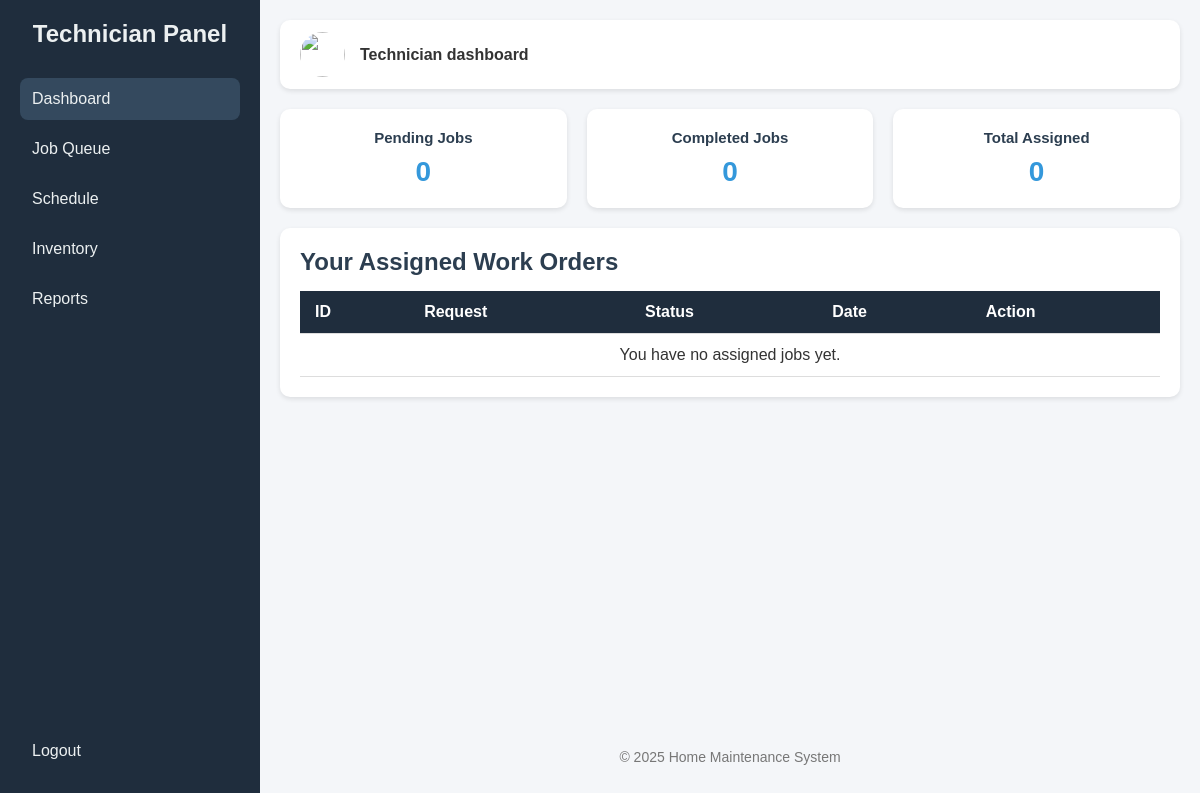
The page /tech/dashboard (signed in) on the database as committed earlier.
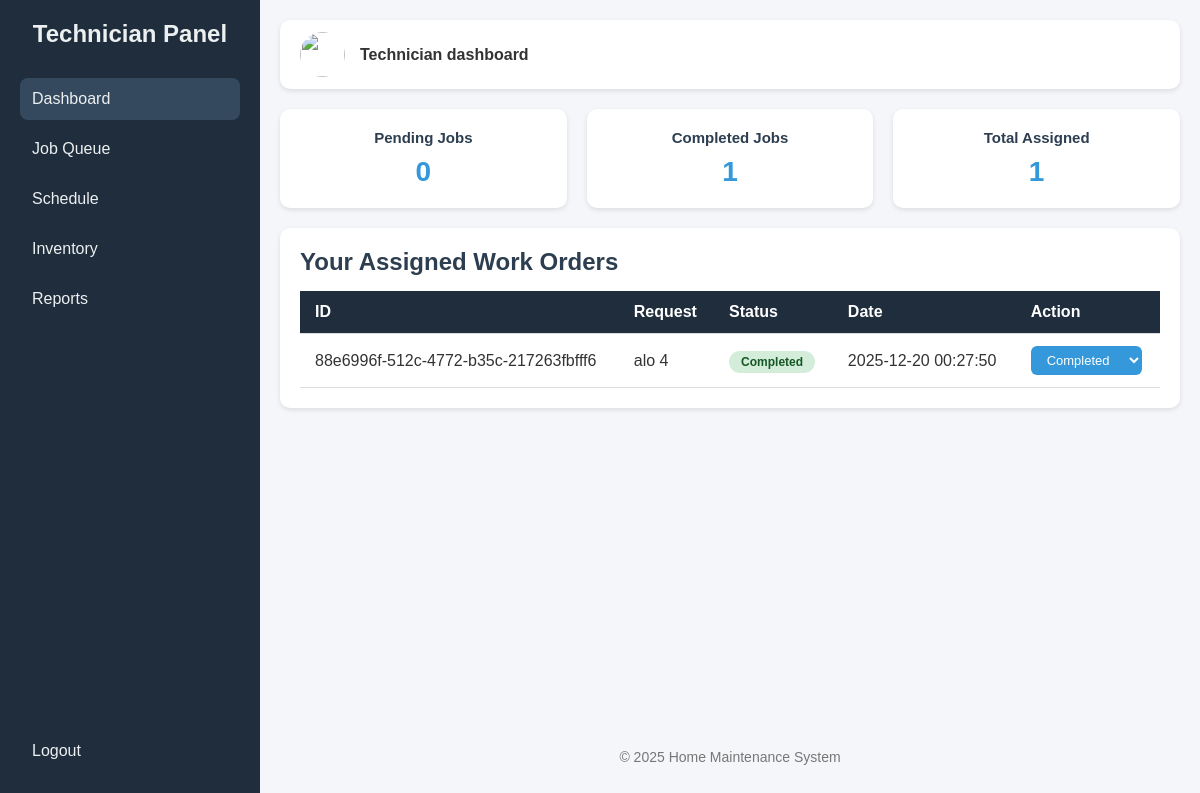
The same page on the database as committed later.
### tables this page shows
CREATE TABLE requests (
        id TEXT PRIMARY KEY,
        title TEXT,
        description TEXT,
        status TEXT,
        assigned_to TEXT,
        date TEXT,
        user_id TEXT,
        FOREIGN KEY(user_id) REFERENCES users(id),
        FOREIGN KEY(assigned_to) REFERENCES users(id)
    );

### app.py (the view)
@app.route('/tech/dashboard')
@login_Authentication
@Role_Authentication(['technician'])
def technician_dashboard():
    conn = get_db_connection()
    tech_id = session.get('User_id')
    total = conn.execute(
        "SELECT COUNT(*) FROM requests WHERE assigned_to = ?",
        (tech_id,)
    ).fetchone()[0]
    completed = conn.execute(
        "SELECT COUNT(*) FROM requests WHERE assigned_to = ? AND status = 'Completed'",
        (tech_id,)
    ).fetchone()[0]
    pending = conn.execute(
        "SELECT COUNT(*) FROM requests WHERE assigned_to = ? AND status = 'Pending'",
        (tech_id,)
    ).fetchone()[0]
    jobs = conn.execute("""
        SELECT id, title, status, date
        FROM requests
        WHERE assigned_to = ?
        ORDER BY date DESC
    """, (tech_id,)).fetchall()
    conn.close()
    return render_template(
        'tech_dashboard.html',
        total=total,
        completed=completed,
        pending=pending,
        jobs=jobs,
        active_page='dashboard'
    )

### app.py (called while the page is built)
def get_db_connection():
    conn = sqlite3.connect(DB_NAME)
    conn.row_factory = sqlite3.Row
    return conn

def login_Authentication(f):
    @wraps(f)
    def decorated_function(*args, **Kwargs):
        if 'User_id' not in session:
            flash('Please log in to access this page.')
            return redirect(url_for("login"))
        return f(*args, **Kwargs)
    return decorated_function

def Role_Authentication(allowed_roles):
    def decorator(f):
        @wraps(f)
        def decorated_function(*args, **Kwargs):
            if 'role' not in session:
                flash('Access denied. Please log in.')
                return redirect(url_for("login"))
            if session['role'] not in allowed_roles:
                flash('Access denied. Insufficient privileges.')
                return redirect(url_for("dashboard"))
            return f(*args, **Kwargs)
        return decorated_function
    return decorator

### templates/tech_dashboard.html (shortened to what this page needs)
<!DOCTYPE html>
<html lang="en">
<head>
</head>
<body>
<div class="sidebar">
    <div>
        <h2>Technician Panel</h2>
        <a href="{{ url_for('technician_dashboard') }}" class="{{ 'active' if active_page == 'dashboard' else '' }}">Dashboard</a>
        <a href="{{ url_for('tech_job_queue') }}" class="{{ 'active' if active_page == 'job_queue' else '' }}">Job Queue</a>
        <a href="{{ url_for('tech_schedule') }}" class="{{ 'active' if active_page == 'schedule' else '' }}">Schedule</a>
        <a href="{{ url_for('tech_inventory') }}" class="{{ 'active' if active_page == 'inventory' else '' }}">Inventory</a>
        <a href="{{ url_for('tech_reports') }}" class="{{ 'active' if active_page == 'reports' else '' }}">Reports</a>
    </div>
    <div>
        <a href="{{ url_for('logout') }}">Logout</a>
    </div>
</div>
<div class="main">
    <div class="top-bar">
        <div class="technician-info">
            <img src="https://cdn-icons-png.flaticon.com/512/4140/4140048.png" />
            <div>
                <strong> Technician dashboard </strong>
            </div>
        </div>
        </div>
    <div class="stats">
        <div class="card">
            <h3>Pending Jobs</h3>
            <p>{{ pending }}</p>
        </div>
        <div class="card">
            <h3>Completed Jobs</h3>
            <p>{{ completed }}</p>
        </div>
        <div class="card">
            <h3>Total Assigned</h3>
            <p>{{ total }}</p>
        </div>
    </div>
    <div class="content-section">
        <h2>Your Assigned Work Orders</h2>
        <table>
            <thead>
                <tr>
                    <th>ID</th>
                    <th>Request</th>
                    <th>Status</th>
                    <th>Date</th>
                    <th>Action</th>
                </tr>
            </thead>
            <tbody>
                {% for job in jobs %}
                <tr>
                    <td>{{ job.id }}</td>
                    <td>{{ job.title }}</td>
                    <td>
                        {% if job.status == 'Pending' %}
                            <span class="status-badge status-pending">Pending</span>
                        {% elif job.status == 'Completed' %}
                            <span class="status-badge status-completed">Completed</span>
                        {% else %}
                            <span class="status-badge status-progress">{{ job.status }}</span>
                        {% endif %}
                    </td>
                    <td>{{ job.date }}</td>
                    <td>
                        <form method="POST" action="{{ url_for('tech_update_status', request_id=job.id) }}">
                            <select name="status" onchange="this.form.submit()" class="action-btn">
                                <option value="Completed" {% if job.status == 'Completed' %}selected{% endif %}>
                                    Completed
                                </option>
                            </select>
                        </form>
                    </td>
                </tr>
                {% else %}
                <tr>
                    <td colspan="5" style="text-align:center;">You have no assigned jobs yet.</td>
                </tr>
                {% endfor %}
            </tbody>
        </table>
    </div>
    <footer>
        <p>&copy; 2025 Home Maintenance System</p>
    </footer>
</div>
</body>
</html>

Rows that differ between the two databases and show on the page:
added requests: id "88e6996f-512c-4772-b35c-217263fbfff6", title "alo 4", shows "Completed", date "2025-12-20 00:27:50", status "Completed"
Other text that changed with them:
{{ completed }}: "0" → "1"
{{ total }}: "0" → "1"
text no longer shown: "You have no assigned jobs yet."
